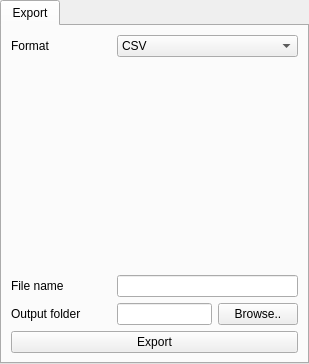
<?xml version="1.0" encoding="UTF-8"?>
<ui version="4.0">
 <class>LoggerSettingsWidget</class>
 <widget class="QWidget" name="LoggerSettingsWidget">
  <property name="geometry">
   <rect>
    <x>0</x>
    <y>0</y>
    <width>309</width>
    <height>364</height>
   </rect>
  </property>
  <property name="windowTitle">
   <string>Form</string>
  </property>
  <layout class="QVBoxLayout" name="verticalLayout_2">
   <property name="leftMargin">
    <number>0</number>
   </property>
   <property name="topMargin">
    <number>0</number>
   </property>
   <property name="rightMargin">
    <number>0</number>
   </property>
   <property name="bottomMargin">
    <number>0</number>
   </property>
   <item>
    <widget class="QTabWidget" name="tabWidget">
     <property name="currentIndex">
      <number>0</number>
     </property>
     <widget class="QWidget" name="tab_2">
      <attribute name="title">
       <string>Export</string>
      </attribute>
      <layout class="QVBoxLayout" name="verticalLayout_3">
       <item>
        <layout class="QFormLayout" name="formLayout">
         <item row="0" column="0">
          <widget class="QLabel" name="label">
           <property name="minimumSize">
            <size>
             <width>100</width>
             <height>0</height>
            </size>
           </property>
           <property name="maximumSize">
            <size>
             <width>100</width>
             <height>16777215</height>
            </size>
           </property>
           <property name="text">
            <string>Format</string>
           </property>
          </widget>
         </item>
         <item row="0" column="1">
          <widget class="QComboBox" name="comboFormat">
           <item>
            <property name="text">
             <string>CSV</string>
            </property>
           </item>
          </widget>
         </item>
        </layout>
       </item>
       <item>
        <spacer name="verticalSpacer_2">
         <property name="orientation">
          <enum>Qt::Vertical</enum>
         </property>
         <property name="sizeHint" stdset="0">
          <size>
           <width>20</width>
           <height>192</height>
          </size>
         </property>
        </spacer>
       </item>
       <item>
        <layout class="QFormLayout" name="formLayout_2">
         <item row="0" column="0">
          <widget class="QLabel" name="label_2">
           <property name="minimumSize">
            <size>
             <width>100</width>
             <height>0</height>
            </size>
           </property>
           <property name="maximumSize">
            <size>
             <width>100</width>
             <height>16777215</height>
            </size>
           </property>
           <property name="text">
            <string>File name</string>
           </property>
          </widget>
         </item>
         <item row="0" column="1">
          <widget class="QLineEdit" name="lineFilename"/>
         </item>
         <item row="1" column="0">
          <widget class="QLabel" name="label_3">
           <property name="text">
            <string>Output folder</string>
           </property>
          </widget>
         </item>
         <item row="1" column="1">
          <layout class="QHBoxLayout" name="horizontalLayout">
           <item>
            <widget class="QLineEdit" name="lineOutFolder">
             <property name="readOnly">
              <bool>true</bool>
             </property>
            </widget>
           </item>
           <item>
            <widget class="QPushButton" name="pushButton">
             <property name="text">
              <string>Browse..</string>
             </property>
            </widget>
           </item>
          </layout>
         </item>
        </layout>
       </item>
       <item>
        <widget class="QPushButton" name="buttonExport">
         <property name="text">
          <string>Export</string>
         </property>
        </widget>
       </item>
      </layout>
      <zorder>buttonExport</zorder>
      <zorder>verticalSpacer_2</zorder>
     </widget>
    </widget>
   </item>
  </layout>
 </widget>
 <resources/>
 <connections/>
</ui>
